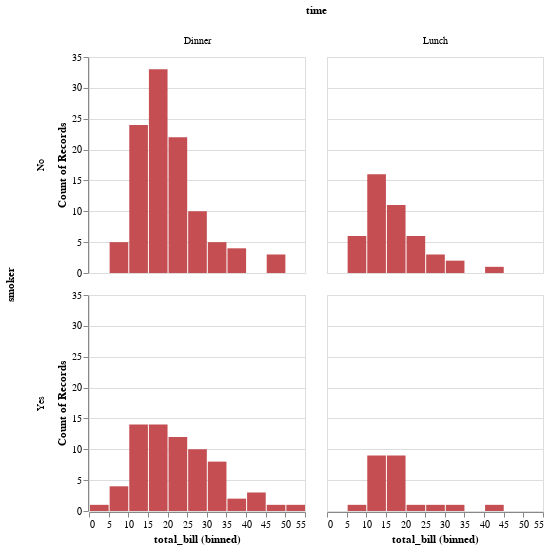

Write notebook code for a chart like this one.
### Code cell
import numpy as np
bins = np.arange(0, 65, 5)

c = salt.FacetGrid(tips, col="time",  row="smoker")
display(c.map_dataframe(palt.hist, "total_bill", color="r"))

g = sns.FacetGrid(tips, col="time",  row="smoker")
g = g.map(plt.hist, "total_bill", bins=bins, color="r")

### Figure 1 — Vega-Lite specification as saved in the notebook (floating-point values rounded to 4 significant figures; data arrays with more than 128 entries replaced by an {"elided": "..."} marker saying what was removed)
{"$schema": "https://vega.github.io/schema/vega-lite/v2.4.1.json", "config": {"range": {"category": ["rgba(76.0,114.0,176.0,1)", "rgba(85.0,168.0,104.0,1)", "rgba(196.0,78.0,82.0,1)", "rgba(129.0,114.0,178.0,1)", "rgba(204.0,185.0,116.0,1)", "rgba(100.0,181.0,205.0,1)"]}, "view": {"height": 300, "width": 400}}, "data": {"values": {"elided": "244 records"}}, "facet": {"column": {"field": "time", "type": "nominal"}, "row": {"field": "smoker", "type": "nominal"}}, "spec": {"encoding": {"color": {"value": "rgba(196.0,78.0,82.0,1)"}, "x": {"bin": true, "field": "total_bill", "type": "quantitative"}, "y": {"aggregate": "count", "type": "quantitative"}}, "height": 216, "mark": "bar", "width": 216}}
